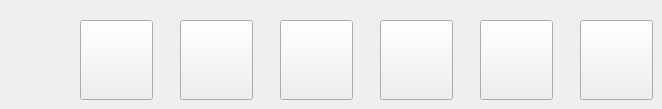
      <widget class="QWidget" name="tab_8">
       <property name="autoFillBackground">
        <bool>true</bool>
       </property>
       <attribute name="title">
        <string>Ruler</string>
       </attribute>
       <widget class="QPushButton" name="servant_cal_233">
        <property name="geometry">
         <rect>
          <x>580</x>
          <y>20</y>
          <width>73</width>
          <height>80</height>
         </rect>
        </property>
        <property name="text">
         <string notr="true"/>
        </property>
        <property name="icon">
         <iconset resource="resource.qrc">
          <normaloff>:/resource/head/233.jpg</normaloff>:/resource/head/233.jpg</iconset>
        </property>
        <property name="iconSize">
         <size>
          <width>80</width>
          <height>80</height>
         </size>
        </property>
        <property name="autoRepeat">
         <bool>false</bool>
        </property>
       </widget>
       <widget class="QPushButton" name="servant_cal_229">
        <property name="geometry">
         <rect>
          <x>380</x>
          <y>20</y>
          <width>73</width>
          <height>80</height>
         </rect>
        </property>
        <property name="text">
         <string notr="true"/>
        </property>
        <property name="icon">
         <iconset resource="resource.qrc">
          <normaloff>:/resource/head/229.jpg</normaloff>:/resource/head/229.jpg</iconset>
        </property>
        <property name="iconSize">
         <size>
          <width>80</width>
          <height>80</height>
         </size>
        </property>
        <property name="autoRepeat">
         <bool>false</bool>
        </property>
       </widget>
       <widget class="QPushButton" name="servant_cal_059">
        <property name="geometry">
         <rect>
          <x>80</x>
          <y>20</y>
          <width>73</width>
          <height>80</height>
         </rect>
        </property>
        <property name="text">
         <string notr="true"/>
        </property>
        <property name="icon">
         <iconset resource="resource.qrc">
          <normaloff>:/resource/head/059.jpg</normaloff>:/resource/head/059.jpg</iconset>
        </property>
        <property name="iconSize">
         <size>
          <width>80</width>
          <height>80</height>
         </size>
        </property>
        <property name="autoRepeat">
         <bool>false</bool>
        </property>
       </widget>
       <widget class="QPushButton" name="servant_cal_135">
        <property name="geometry">
         <rect>
          <x>480</x>
          <y>20</y>
          <width>73</width>
          <height>80</height>
         </rect>
        </property>
        <property name="text">
         <string notr="true"/>
        </property>
        <property name="icon">
         <iconset resource="resource.qrc">
          <normaloff>:/resource/head/135.jpg</normaloff>:/resource/head/135.jpg</iconset>
        </property>
        <property name="iconSize">
         <size>
          <width>80</width>
          <height>80</height>
         </size>
        </property>
        <property name="autoRepeat">
         <bool>false</bool>
        </property>
       </widget>
       <widget class="QPushButton" name="servant_cal_173">
        <property name="geometry">
         <rect>
          <x>280</x>
          <y>20</y>
          <width>73</width>
          <height>80</height>
         </rect>
        </property>
        <property name="text">
         <string notr="true"/>
        </property>
        <property name="icon">
         <iconset resource="resource.qrc">
          <normaloff>:/resource/head/173.jpg</normaloff>:/resource/head/173.jpg</iconset>
        </property>
        <property name="iconSize">
         <size>
          <width>80</width>
          <height>80</height>
         </size>
        </property>
        <property name="autoRepeat">
         <bool>false</bool>
        </property>
       </widget>
       <widget class="QPushButton" name="servant_cal_093">
        <property name="geometry">
         <rect>
          <x>180</x>
          <y>20</y>
          <width>73</width>
          <height>80</height>
         </rect>
        </property>
        <property name="text">
         <string notr="true"/>
        </property>
        <property name="icon">
         <iconset resource="resource.qrc">
          <normaloff>:/resource/head/093.jpg</normaloff>:/resource/head/093.jpg</iconset>
        </property>
        <property name="iconSize">
         <size>
          <width>80</width>
          <height>80</height>
         </size>
        </property>
        <property name="autoRepeat">
         <bool>false</bool>
        </property>
       </widget>
      </widget>
